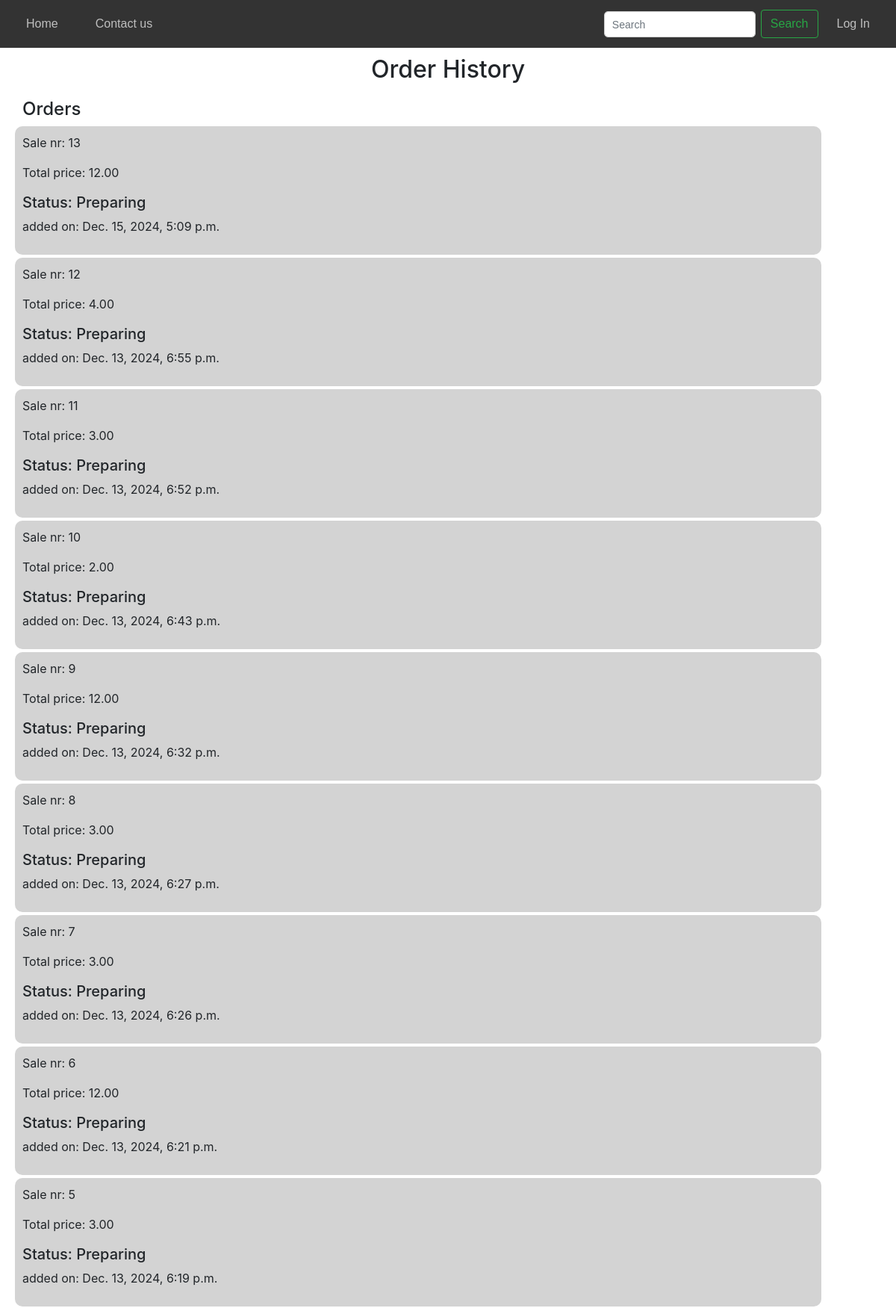
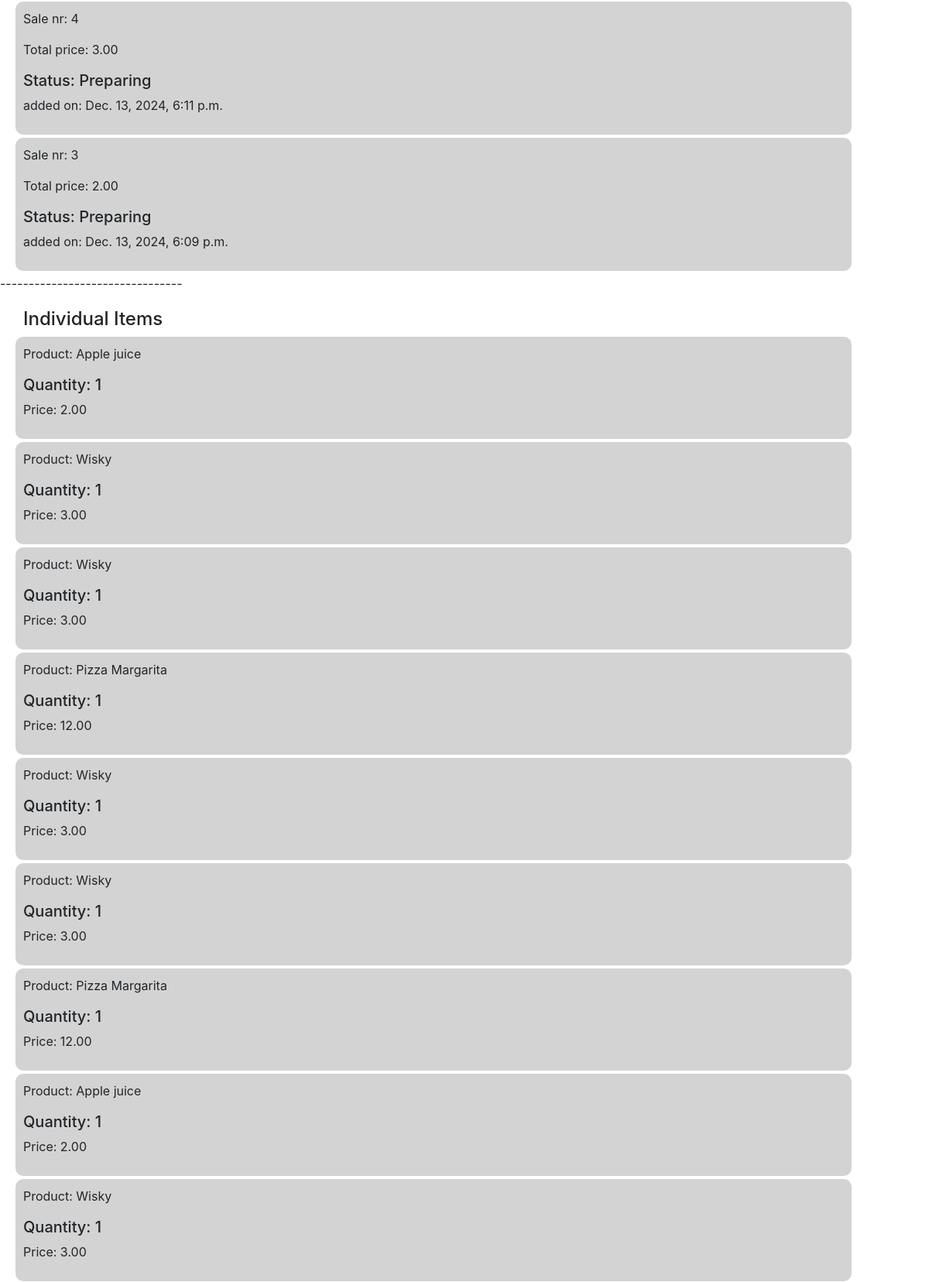
The app's page /history (upper part) with its own data (2 pictures, top to bottom).
### rest_mng/models.py (models this page shows)
class Sales(models.Model):
    user = models.ForeignKey(User, on_delete=models.CASCADE, related_name="sales")
    date = models.DateTimeField(auto_now_add=True, null=True, blank=True)
    total_price = models.DecimalField(max_digits=10, decimal_places=2)
    STATUS_CHOICES = [
        ('Preparing', 'Preparing'),
        ('Ready', 'Ready'),
        ('Collected', 'Collected'),
    ]
    status = models.CharField(max_length=9, choices=STATUS_CHOICES, default='Preparing')

class SalesItems(models.Model):
    sale = models.ForeignKey(Sales, on_delete=models.CASCADE, related_name="items")
    product = models.ForeignKey('Product', on_delete=models.PROTECT)
    quantity = models.PositiveIntegerField()
    price = models.DecimalField(max_digits=10, decimal_places=2)

class Product(models.Model):
    prod_name = models.CharField(max_length=15)
    prod_desc = models.CharField(max_length=255)
    price = models.DecimalField(max_digits=10, decimal_places=2)
    category = models.CharField(max_length=50, choices=[('Soft Drink', 'Soft Drink'), ('Alcohol Drink', 'Alcohol Drink'), ('Food', 'Food'),('Desert', 'Desert')], default='N/A')
    date = models.DateTimeField(auto_now_add=True)
    in_stock = models.BooleanField(default=True)
    image = models.ImageField(upload_to='images/', blank=True, null=True)
    favorite = models.ManyToManyField(User, blank= True,  related_name="favorite")

### rest_mng/views.py (the view)
# urls.py: path("history", views.history, name="history"),
def history(request):
    sales = Sales.objects.order_by('-date')
    items = SalesItems.objects.all()
    return render(request, 'rest_mng/sales_history.html',{
        'sales':sales,
        'items': items
    })

### rest_mng/templates/rest_mng/sales_history.html (shortened to what this page needs)
{% extends "rest_mng/layout.html" %}
{% load static %}
{% block body %}
<h2>Order History</h2>
<h4>Orders</h4>
    {% for sale in sales %}
    <div class="product">
        <p>Sale nr: {{ sale.id }}</p>
        <p>Total price: {{sale.total_price}}</p>
        <h5>Status: {{ sale.status }}</h5>
        <p >added on: {{ sale.date }}</p>
    </div>
    {% empty %}
            <p>No Orders</p>
    {% endfor %}
    <p>--------------------------------</p>
<h4>Individual Items</h4>
    {% for item in items %}
    <div class="product">
        <p>Product: {{ item.product.prod_name }}</p>
        <h5>Quantity: {{ item.quantity }}</h5>
        <p >Price: {{ item.price }}</p>
    </div>
    {% endfor %}
{% endblock %}

### rest_mng/static/rest_mng/styles.css (style rules this page uses)
body, ul, li, a, input { margin: 0; padding: 0; box-sizing: border-box; }
body { padding-bottom: 20px; }
h2 { text-align:center; margin-top: 10px; }
h3, h4 { margin-top: 20px; margin-left:30px; }
.product { margin:4px; width: 90%; height: auto; margin-left:20px; padding: 10px; background-color: lightgrey; border-radius: 10px; }

### records on screen
Sales: id "13", total_price "12.00", status "Preparing", date "Dec. 15, 2024, 5:09 p.m."
Sales: id "12", total_price "4.00", status "Preparing", date "Dec. 13, 2024, 6:55 p.m."
Sales: id "11", total_price "3.00", status "Preparing", date "Dec. 13, 2024, 6:52 p.m."
Sales: id "10", total_price "2.00", status "Preparing", date "Dec. 13, 2024, 6:43 p.m."
Sales: id "9", total_price "12.00", status "Preparing", date "Dec. 13, 2024, 6:32 p.m."
Sales: id "8", total_price "3.00", status "Preparing", date "Dec. 13, 2024, 6:27 p.m."
Sales: id "7", total_price "3.00", status "Preparing", date "Dec. 13, 2024, 6:26 p.m."
Sales: id "6", total_price "12.00", status "Preparing", date "Dec. 13, 2024, 6:21 p.m."
Sales: id "5", total_price "3.00", status "Preparing", date "Dec. 13, 2024, 6:19 p.m."
Sales: id "4", total_price "3.00", status "Preparing", date "Dec. 13, 2024, 6:11 p.m."
Sales: id "3", total_price "2.00", status "Preparing", date "Dec. 13, 2024, 6:09 p.m."
SalesItems: product.prod_name "Apple juice", quantity "1", price "2.00"
SalesItems: product.prod_name "Wisky", quantity "1", price "3.00"
SalesItems: product.prod_name "Wisky", quantity "1", price "3.00"
SalesItems: product.prod_name "Pizza Margarita", quantity "1", price "12.00"
SalesItems: product.prod_name "Wisky", quantity "1", price "3.00"
SalesItems: product.prod_name "Wisky", quantity "1", price "3.00"
SalesItems: product.prod_name "Pizza Margarita", quantity "1", price "12.00"
SalesItems: product.prod_name "Apple juice", quantity "1", price "2.00"
SalesItems: product.prod_name "Wisky", quantity "1", price "3.00"
